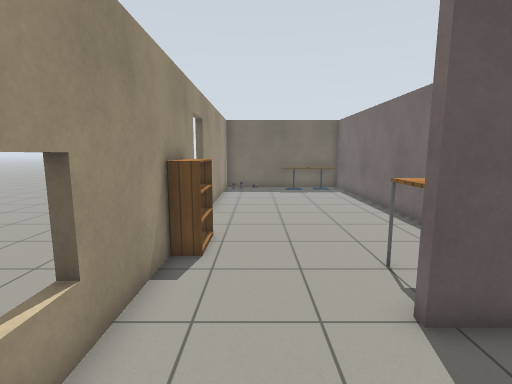
View 1 (above)

17 first-person views from a walk through a Gazebo world. The camera is 1.3 m above the floor, tilts 8° down and sees 85° across. The floor is counted in squares, 0.5 m on a side. Each view is taken from the middle of a square. On the plan, view 1 faces up. The plan holds only what a view shows up to about 19 squares ahead; the rest is blank. Robots are left out. Gazebo's built-in surfaces are drawn with simple patterns.

View 2
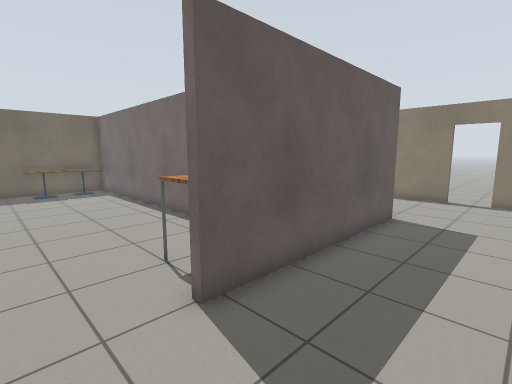

View 3
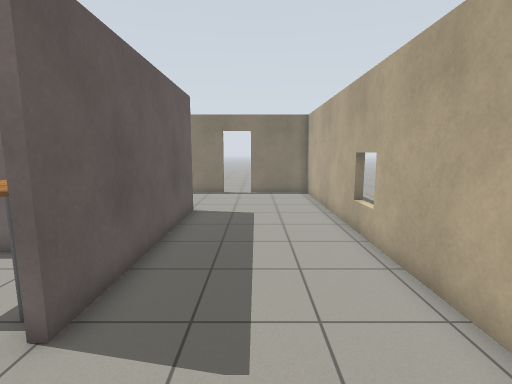

View 4
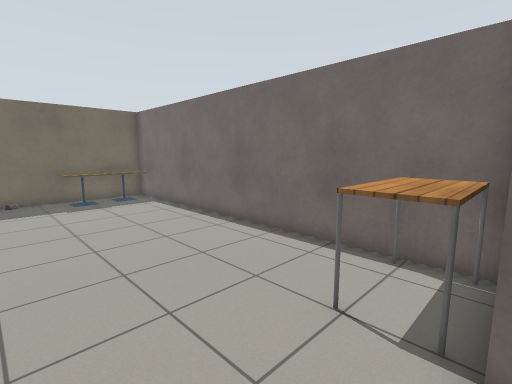

View 5
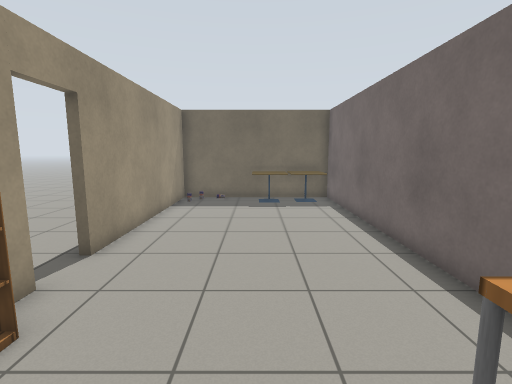

View 6
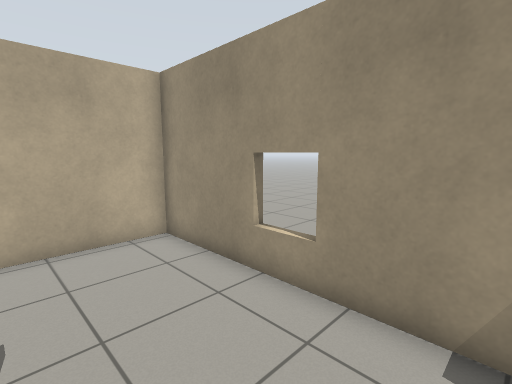

View 7
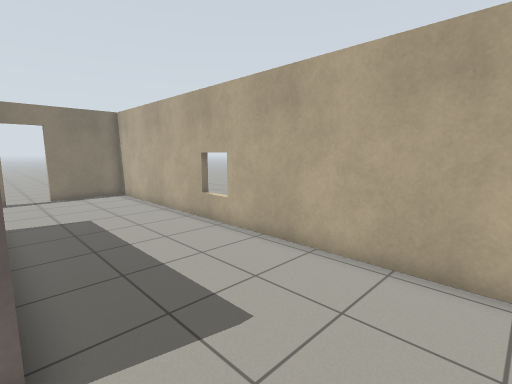

View 8
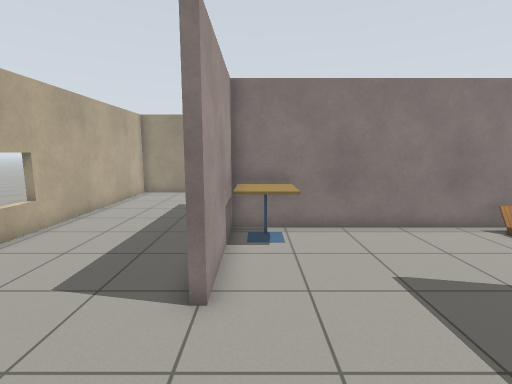

View 9
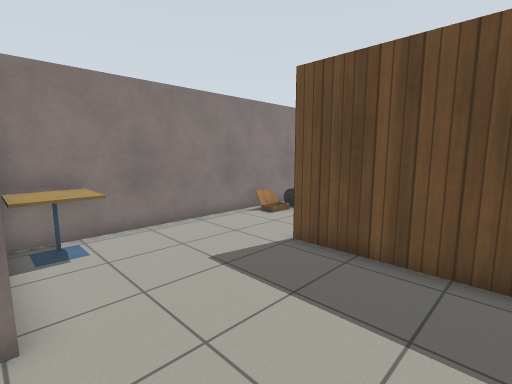

View 10
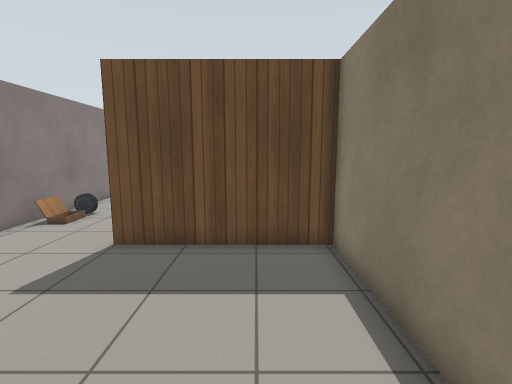

View 11
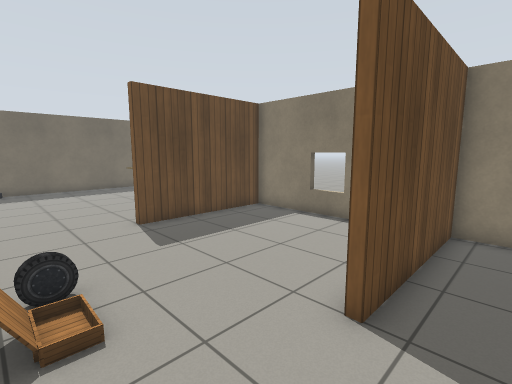

View 12
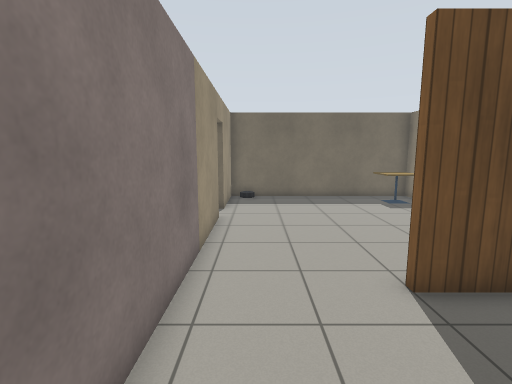

View 13
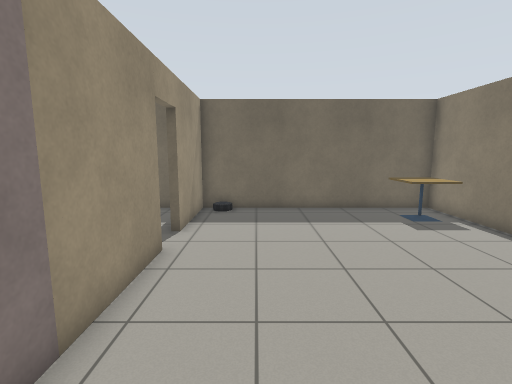

View 14
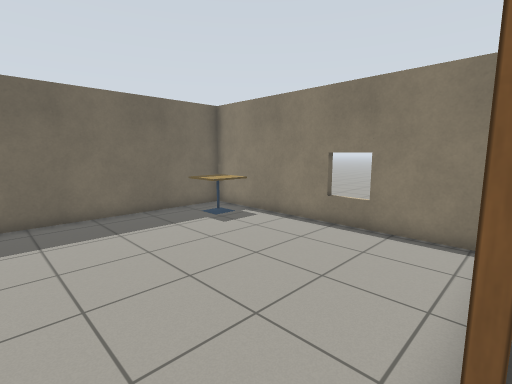

View 15
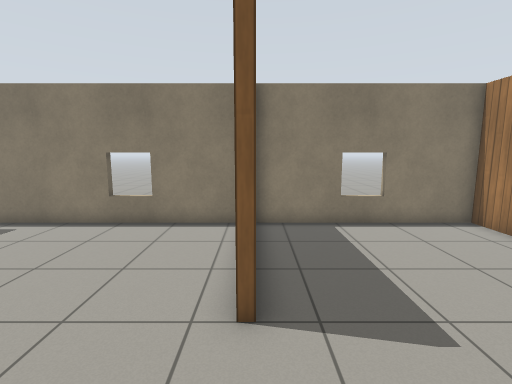

View 16
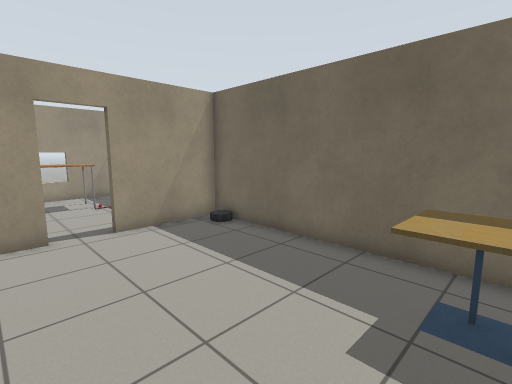

View 17
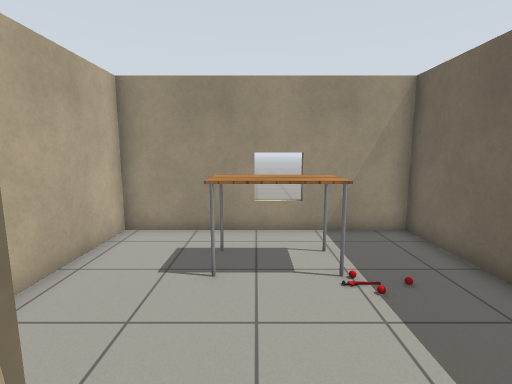

### Floor plan
Ten units are one square. View 1 is at (0, 0); x grows to the right and y downward. Boxes are objects, and circles mark ways between rooms. Rooms are numbered by the first view taken in them; rooms with no view inside come last. Other rooms are left out.
<svg viewBox="-27 -316 204 348">
<path fill="none" stroke="#000" d="M68 22 68 27M84 27 84 22M115 -42 115 -39 25 -39 25 -42M-22 -45 -22 23 172 23 172 -14M172 -30 172 -45M-22 -101 -22 -84M-22 -65 -22 -45M-22 -196 -22 -118M62 -42 62 -213 -22 -213M65 -114 65 -42 115 -42M172 -45 172 -107 109 -107M155 -109 172 -109 172 -190 110 -190 110 -194M65 -196 65 -114M65 -253 65 -196M172 -197 172 -311 65 -311 65 -270M18 -311 -22 -311 -22 -216 22 -216M50 -311 44 -311"/>
<rect x="-15" y="-215" width="10" height="10" fill="#bbb"><title>other object</title></rect>
<rect x="15" y="-205" width="20" height="20" fill="#bbb"><title>cafe table</title></rect>
<rect x="25" y="-65" width="30" height="20" fill="#bbb"><title>table</title></rect>
<rect x="35" y="-215" width="20" height="30" fill="#bbb"><title>cafe table</title></rect>
<rect x="65" y="-65" width="20" height="20" fill="#bbb"><title>cafe table</title></rect>
<rect x="65" y="-145" width="10" height="20" fill="#bbb"><title>other object</title></rect>
<rect x="65" y="-155" width="20" height="10" fill="#bbb"><title>car</title></rect>
<rect x="145" y="-305" width="20" height="30" fill="#bbb"><title>cafe table</title></rect>
<rect x="-5" y="-285" width="20" height="40" fill="#bbb"><title>table</title></rect>
<rect x="5" y="-285" width="10" height="10" fill="#bbb"><title>other object</title></rect>
<rect x="15" y="-285" width="10" height="10" fill="#bbb"><title>other object</title></rect>
<rect x="15" y="-295" width="10" height="10" fill="#bbb"><title>other object</title></rect>
<circle cx="5" cy="-40" r="3" fill="#2a7"/>
<circle cx="140" cy="-40" r="3" fill="#2a7"/>
<circle cx="85" cy="-110" r="3" fill="#2a7"/>
<circle cx="90" cy="-190" r="3" fill="#2a7"/>
<circle cx="60" cy="-265" r="3" fill="#2a7"/>
<text x="70" y="-10">1</text>
<text x="20" y="-130">2</text>
<text x="110" y="-80">3</text>
<text x="110" y="-150">4</text>
<text x="110" y="-250">5</text>
<text x="20" y="-260">6</text>
</svg>
Room 1 opens to room 2. Room 1 opens to room 3. Room 3 opens to room 4. Room 4 opens to room 5. Room 5 opens to room 6.

Where each view was taken, in squares from view 1:
view 1: 0 up, 0 right, facing up
view 2: 0 up, 0 right, facing up-right
view 3: 1 up, 1 left, facing right
view 4: 4 up, 1 left, facing up-right
view 5: 5 up, 2 right, facing up
view 6: 6 up, 2 right, facing down-left
view 7: 4 up, 1 left, facing down-right
view 8: 5 up, 16 right, facing left
view 9: 4 up, 16 right, facing up-left
view 10: 3 up, 15 right, facing up
view 11: 9 up, 7 right, facing up-right
view 12: 14 up, 8 right, facing up
view 13: 18 up, 9 right, facing up
view 14: 19 up, 8 right, facing up-right
view 15: 19 up, 7 right, facing right
view 16: 24 up, 16 right, facing up-left
view 17: 26 up, 7 right, facing left
